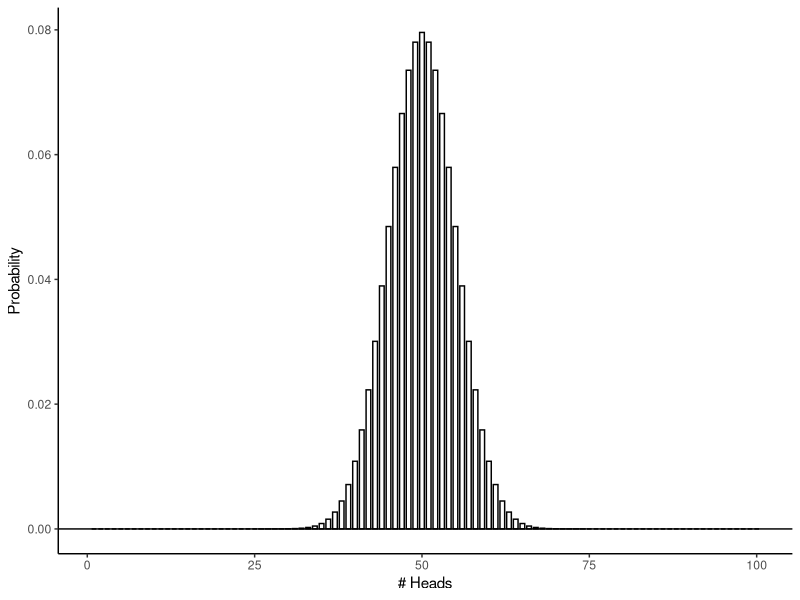
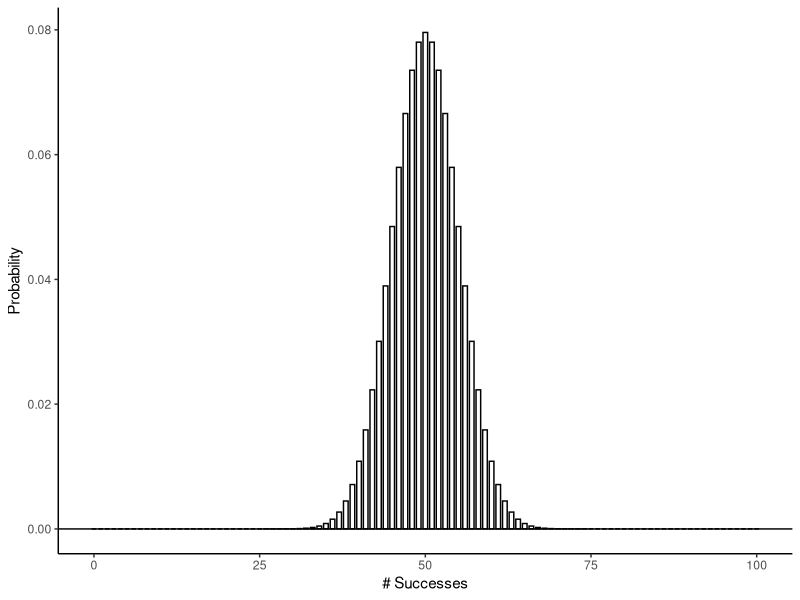
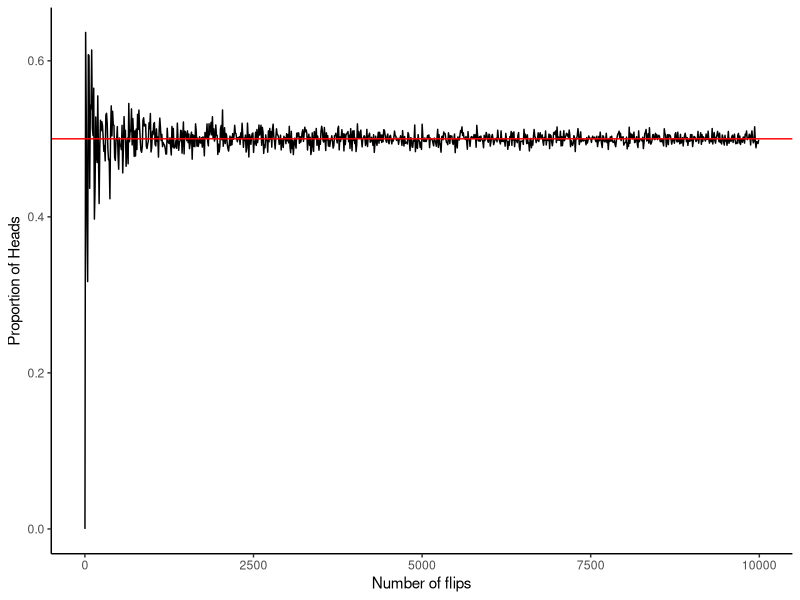
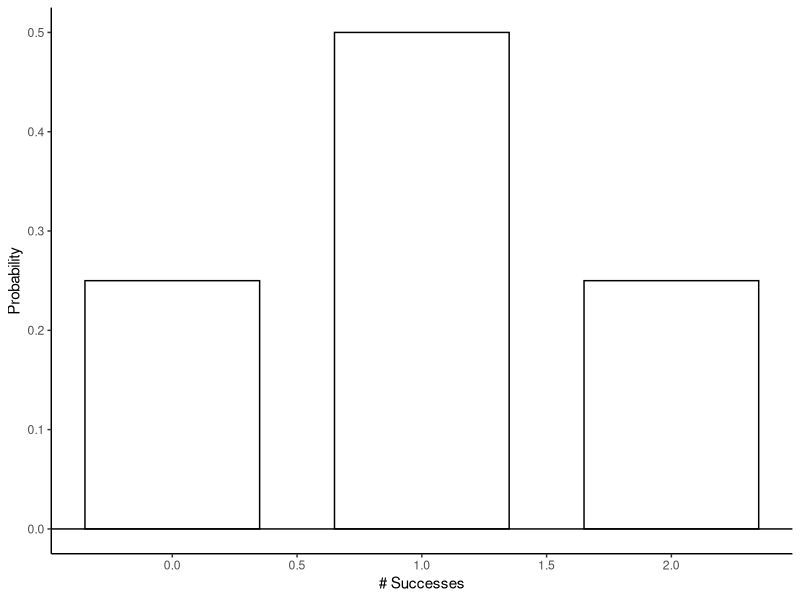
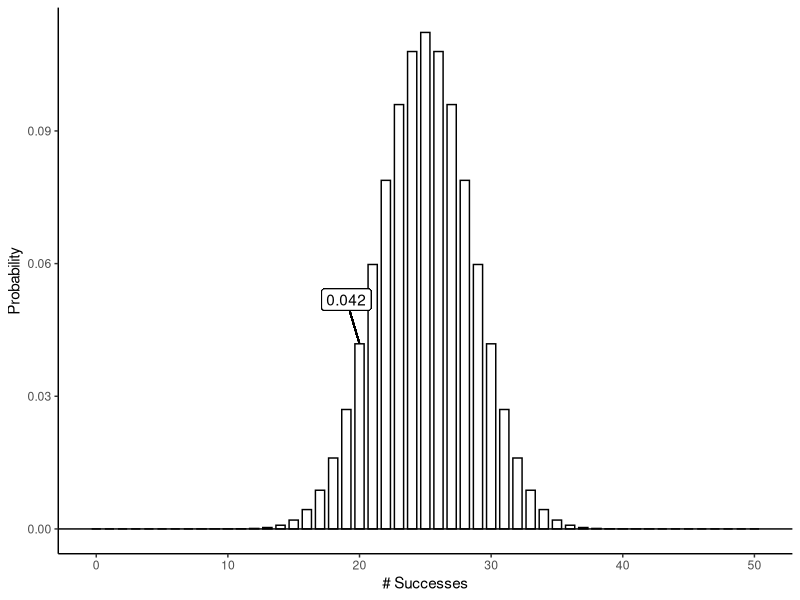
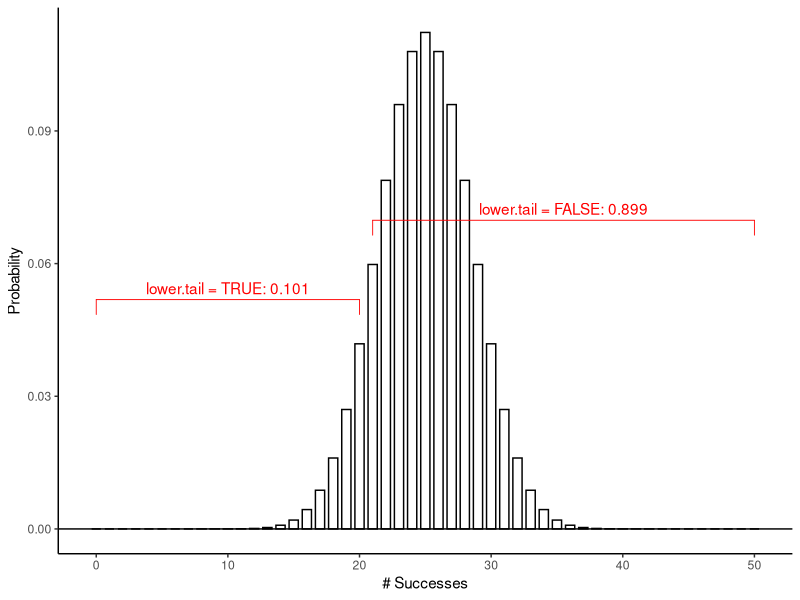
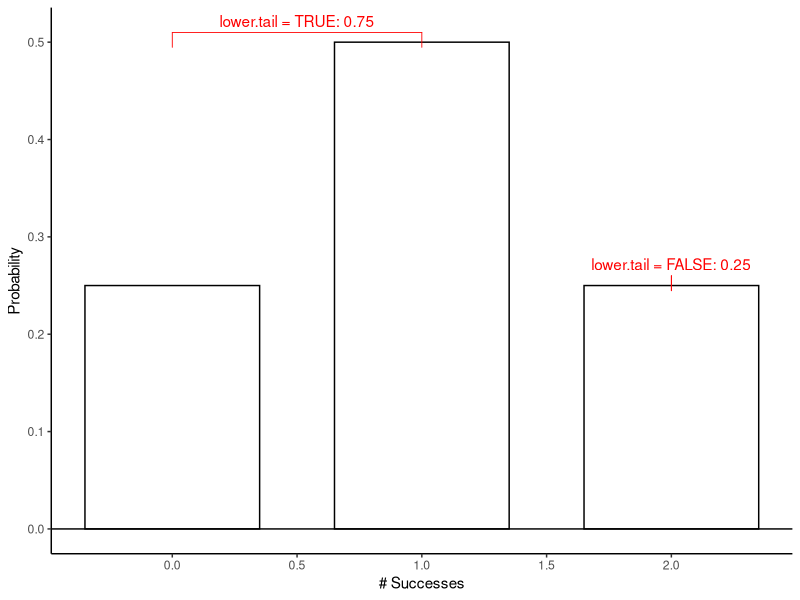
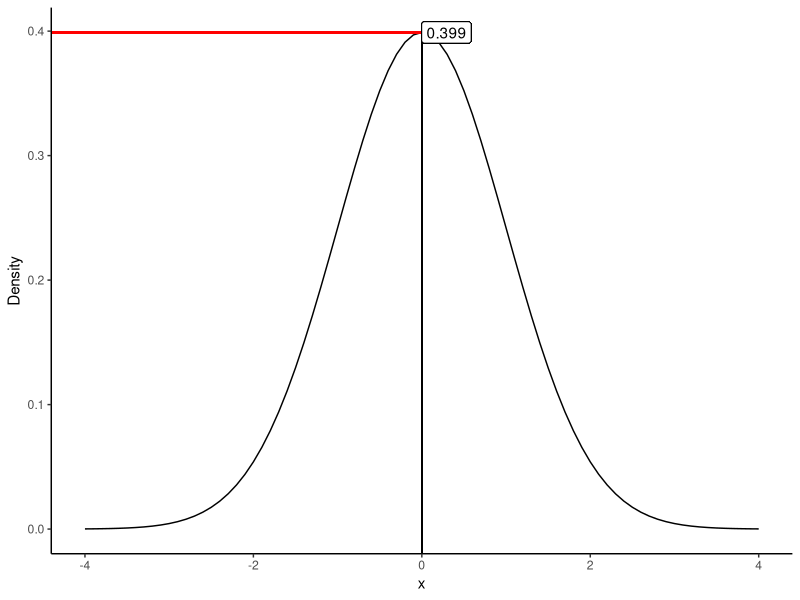

Here is the R script that generated these plots, in order:
## ---- chunk 1
# set chunk options
knitr::opts_chunk$set(message = FALSE,
                      warning = FALSE)

# suppress scientific notation
options(scipen = 999)

# load packages
library(tidyverse)
library(psych)
library(ggpubr)
## ---- chunk 2
# create probability curve

binom_dist <- data.frame(x = seq(1, 100, 1)) %>% #for the x axis, number of heads that we want to get the probability for
  mutate(prob = dbinom(x, size = 100, prob = 1/2)) #probability of any number of heads

ggplot(binom_dist, aes(x = x, y = prob))+
  geom_bar(stat = "identity", width = 0.7, fill = "white", color = "black")+
  geom_hline(yintercept = 0)+
  labs(x = "# Heads",
       y = "Probability")+
  theme_classic()

## ---- chunk 3
draw_binomial <- function(size, prob){
  
  #size: the number of trials
  #prob: probability of success

  binom_dist <- data.frame(x = 0:size) %>% #for the x axis, all possible successes for the x axis
    mutate(prob = dbinom(x, size = size, prob = prob)) #probability of any number of heads
  
  (plt <- ggplot(binom_dist, aes(x = x, y = prob))+
      geom_bar(stat = "identity", width = 0.7, fill = "white", color = "black")+
      geom_hline(yintercept = 0)+
      labs(x = "# Successes",
           y = "Probability")+
      theme_classic())
  
  return(plt)
}

draw_binomial(100, 0.5)
## ---- chunk 4
set.seed(1)
## ---- chunk 5
#side note: if we wrap a command in parentheses, it will assign the output of a function to the object and still print it at the same time!
(flip <- rbinom(n = 10, #trials
       size = 1, #number of coins per trial
       prob = 0.5)) #probability of success (1)
## ---- chunk 6
mean(flip)
## ---- chunk 7
flip <- rbinom(n = 10000, #trials
       size = 1, #number of coins per trial
       prob = 0.5) #probability of success (1)

mean(flip)
## ---- chunk 8
rbinom(n = 10, size = 2, prob = 1/2) 
## ---- chunk 9

flip_simulation <- data.frame(N_flips = seq(1, 10000, by = 10), #this is the number of flips we want to look at
                              prop_head = NA) #just a placeholder, we're going to fill this with the proportions iteratively

#Don't worry too much about the code below, but this is a for loop, implementing an iterative process
for (i in 1:nrow(flip_simulation)){ #this is telling R to go through each row of our data frame
  #and then we fill the proportion of head column with the proportion of heads from the result of the binomial process
  flip_simulation$prop_head[i] <- mean(rbinom(n = flip_simulation$N_flips[i], size = 1, prob = 0.5))
}

ggplot(flip_simulation, aes(x  = N_flips, y = prop_head))+
  geom_line()+
  geom_hline(yintercept = 0.5, color = "red")+
  labs(x = "Number of flips",
       y = "Proportion of Heads")+
  theme_classic()
## ---- chunk 10
# your code here
## ---- chunk 11
# your code here
## ---- chunk 12
# your code here
## ---- chunk 13
dbinom(x = 1, size = 2, prob = .5)
draw_binomial(size = 2, prob = .5) #that checks out!
## ---- chunk 14
# HT + TH
(.5 * .5) + (.5 * .5)
## ---- chunk 15
dbinom(x = 20, size = 50, prob = 0.5)

draw_binomial(size = 50, prob = 0.5)+
  geom_segment(aes(x = 20-1, xend = 20, y = dbinom(x = 20, size = 50, prob = 0.5)+0.01, yend = dbinom(x = 20, size = 50, prob = 0.5)))+
  geom_label(aes(x = 20-1, y = dbinom(x = 20, size = 50, prob = 0.5)+0.01, label = round(dbinom(x = 20, size = 50, prob = 0.5), 3)))
## ---- chunk 16
# your code here
## ---- chunk 17
# your code here
## ---- chunk 18
# your code here
## ---- chunk 19
pbinom(q = 1, size = 2, prob = 1/2)
## ---- chunk 20
# HT + TH + TT
(.5 * .5) + (.5 * .5) + (.5 * .5)
## ---- chunk 21
pbinom(q = 1, size = 2, prob = 1/2, lower.tail = FALSE)
## ---- chunk 22
#this is just for instruction purposes, no need to fully understand this code
q <- 20
size <- 50
prob <- 0.5

draw_binomial(size = size, prob = prob)+
  geom_bracket(xmin = 0, xmax = q, 
               y.position = (dbinom(x = q, size = size, prob = prob)+0.01), 
               label = paste0("lower.tail = TRUE: ", round(pbinom(q = q, size = size, prob = prob, lower.tail = TRUE), 3)), color = "red")+
  geom_bracket(xmin = q+1, xmax = size, 
               y.position = (dbinom(x = q+1, size = size, prob = prob)+0.01), 
               label = paste0("lower.tail = FALSE: ", round(pbinom(q = q, size = size, prob = prob, lower.tail = FALSE), 3)), color = "red")
## ---- chunk 23
# your code here
## ---- chunk 24
# your code here
## ---- chunk 25
# your code here
## ---- chunk 26
qbinom(p = 1.00, size = 10, prob = 1/2, lower.tail = TRUE)
## ---- chunk 27

q <- 1
size <- 2
prob <- 0.5

#this is just for instruction purposes, no need to fully understand this code
draw_binomial(size = size, prob = prob)+
  geom_bracket(xmin = 0, xmax = q, 
               y.position = (dbinom(x = q, size = size, prob = prob)+0.01), 
               label = paste0("lower.tail = TRUE: ", round(pbinom(q = q, size = size, prob = prob, lower.tail = TRUE), 3)), color = "red")+
  geom_bracket(xmin = q+1, xmax = size, 
               y.position = (dbinom(x = q+1, size = size, prob = prob)+0.01), 
               label = paste0("lower.tail = FALSE: ", round(pbinom(q = q, size = size, prob = prob, lower.tail = FALSE), 3)), color = "red")

#At what number of successes (or less) is X% of the distribution covered?
qbinom(p = 0.75, size = size, prob = prob, lower.tail = TRUE)

#Above (!) what number of successes is X% of the distribution covered?
qbinom(p = 0.75, size = size, prob = prob, lower.tail = FALSE)

## ---- chunk 28
# your code here
## ---- chunk 29
# your code here
## ---- chunk 30
# your code here
## ---- chunk 31

draw_normal <- function(M, SD){
  
  #M = mean of the normal distribution we want to draw
  #SD = sd of the normal distribution we want to draw
  
  x = seq(M - 4*SD, M + 4*SD, 0.1) #this is for the x axis, we're plotting a range from M +/- 4 SD, that covers most of the interesting part of the distribution
  
  norm_dist <- data.frame(x = x) %>% 
    mutate(prob = dnorm(x, mean = M, sd = SD)) #probability of any number of heads
  
  (plt <- ggplot(norm_dist, aes(x = x, y = prob))+
    geom_line()+
    labs(x = "x",
         y = "Density")+
    theme_classic())
  
  return(plt)
  
}

## ---- chunk 32
set.seed(2)
## ---- chunk 33
x <- rnorm(n = 5, mean = 0, sd = 1)
x
## ---- chunk 34
mean(x)
sd(x)
## ---- chunk 35
# your code here
## ---- chunk 36
# your code here
## ---- chunk 37
dnorm(x = 0, mean = 0, sd = 1)

draw_normal(M = 0, SD = 1) +
  geom_segment(x = 0, xend = -Inf, y = dnorm(x = 0, mean = 0, sd = 1), color = "red")+
  geom_segment(x = 0, y = -Inf, yend = dnorm(x = 0, mean = 0, sd = 1))+
  geom_label(label = round(dnorm(x = 0, mean = 0, sd = 1), 3), x = 0, y = dnorm(x = 0, mean = 0, sd = 1), hjust = 0)

## ---- chunk 38
dnorm(x = 1, mean = 0, sd = 1)
## ---- chunk 39
# your code here
## ---- chunk 40
pnorm(q = 0, mean = 0, sd = 1, lower.tail = TRUE)

q <- 0
M <- 0
SD <- 1

draw_normal(M = M, SD = SD)+
  geom_vline(xintercept = q)+
  geom_label(x = q, y = 0, label = q)+
  geom_bracket(xmin = -4, xmax = q, 
               y.position = (dnorm(x = q, mean = M, sd = SD)+0.01), 
               label = paste0("lower.tail = TRUE: ", round(pnorm(q = q, mean = 0, sd = 1, lower.tail = TRUE), 3)), color = "red")+
  geom_bracket(xmin = q+0.01, xmax = Inf, 
               y.position = (dnorm(x = q, mean = M, sd = SD)+0.03), 
               label = paste0("lower.tail = FALSE: ", round(pnorm(q = q, mean = 0, sd = 1, lower.tail = FALSE), 3)), color = "red")

## ---- chunk 41
pnorm(q = 40, mean = 50, sd = 10, lower.tail = TRUE)
## ---- chunk 42
# your code here

## ---- chunk 43
# your code here
## ---- chunk 44
qnorm(p = .00135, mean = 0, sd = 1, lower.tail = TRUE)
## ---- chunk 45
# your code here
## ---- chunk 46
# your code here
## ---- chunk 47
# your code here
## ---- chunk 48
# your code here
## ---- chunk 49
# your code here
## ---- chunk 50
# your code here
## ---- chunk 51
# your code here
## ---- chunk 52
# your code here
## ---- chunk 53
# your code here
## ---- chunk 54
# your code here
## ---- chunk 55
# your code here
## ---- chunk 56
# your code here
